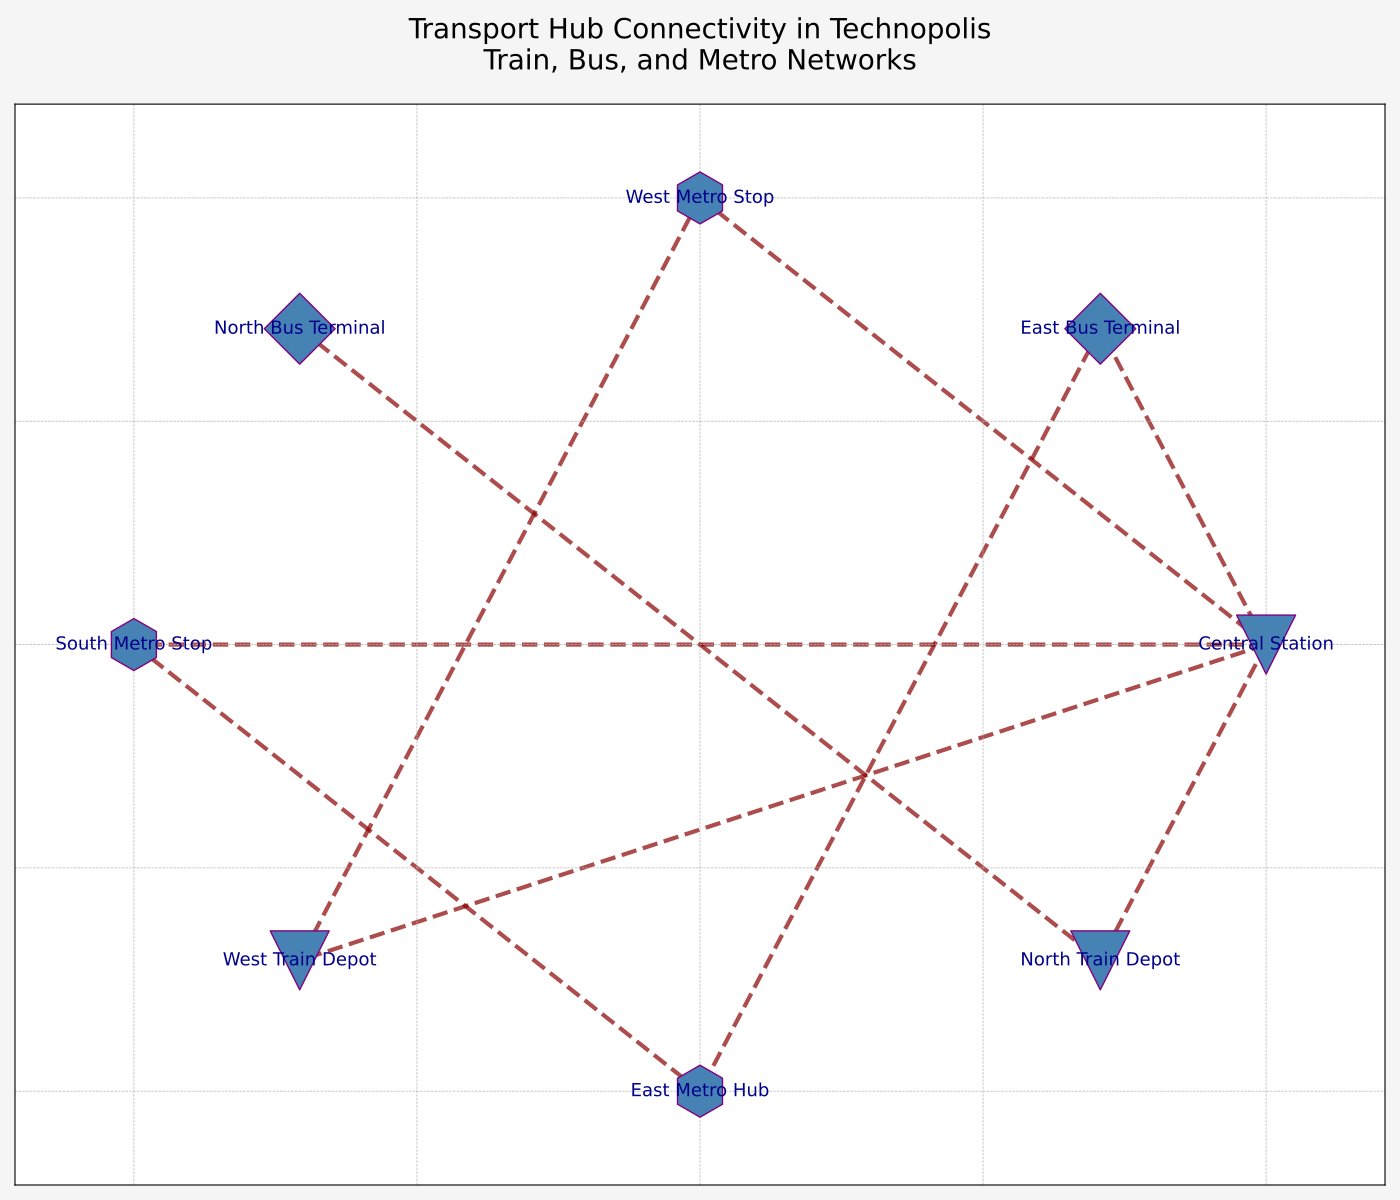

This figure's Python source:
import matplotlib.pyplot as plt
import networkx as nx

hubs = {
    'Central Station': 'train',
    'East Bus Terminal': 'bus',
    'West Metro Stop': 'metro',
    'North Bus Terminal': 'bus',
    'South Metro Stop': 'metro',
    'West Train Depot': 'train',
    'East Metro Hub': 'metro',
    'North Train Depot': 'train',
}

connections = [
    ('Central Station', 'East Bus Terminal'),
    ('Central Station', 'West Metro Stop'),
    ('East Bus Terminal', 'East Metro Hub'),
    ('West Metro Stop', 'West Train Depot'),
    ('North Bus Terminal', 'North Train Depot'),
    ('South Metro Stop', 'Central Station'),
    ('West Train Depot', 'Central Station'),
    ('East Metro Hub', 'South Metro Stop'),
    ('North Train Depot', 'Central Station'),
]

G = nx.Graph()  # Undirected graph
G.add_nodes_from(hubs)
G.add_edges_from(connections)

pos = nx.circular_layout(G)

node_color = 'steelblue'
node_shapes = {'train': 'v', 'bus': 'D', 'metro': 'h'}
node_sizes = {'train': 1800, 'bus': 1300, 'metro': 1400}

node_shape_map = {node: node_shapes[hubs[node]] for node in G.nodes()}

fig, ax = plt.subplots(figsize=(14, 12))
fig.patch.set_facecolor('whitesmoke')

for shape in set(node_shapes.values()):
    nx.draw_networkx_nodes(
        G, pos, ax=ax,
        node_size=[node_sizes[hubs[node]] for node in G.nodes() if node_shape_map[node] == shape],
        node_color=node_color,
        nodelist=[node for node in G.nodes() if node_shape_map[node] == shape],
        node_shape=shape,
        edgecolors='purple'
    )

nx.draw_networkx_edges(G, pos, width=3.0, alpha=0.7, edge_color='darkred', style='dashed')

nx.draw_networkx_labels(G, pos, font_size=13, font_weight='normal', font_color='darkblue')

ax.set_title(
    'Transport Hub Connectivity in Technopolis\nTrain, Bus, and Metro Networks',
    fontsize=20, fontweight='normal', ha='center', pad=25
)

ax.grid(visible=True, linestyle='--', linewidth=0.5)

plt.tight_layout()
plt.show()
